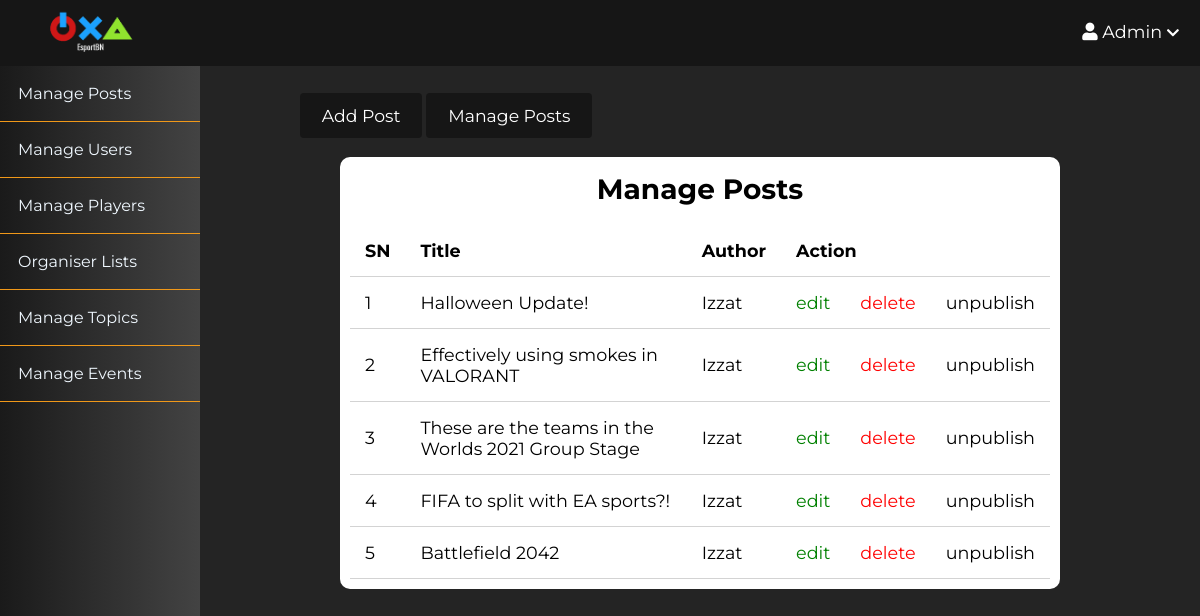
Page /admin/posts/index.php (signed in) on the earlier database version.
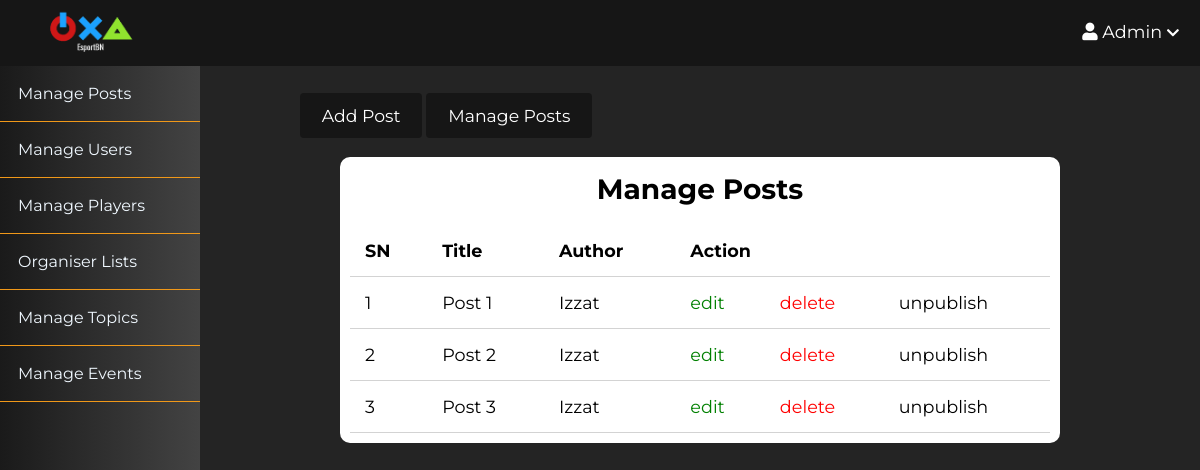
Same page on the later database version.
### tables this page shows
CREATE TABLE `posts` (
  `id` int(11) NOT NULL,
  `user_id` int(11) NOT NULL,
  `topic_id` int(11) DEFAULT NULL,
  `title` varchar(255) NOT NULL,
  `image` varchar(255) NOT NULL,
  `body` text NOT NULL,
  `published` tinyint(4) NOT NULL,
  `created_at` datetime NOT NULL DEFAULT current_timestamp()
);

### app/database/db.php (called while the page is built, shortened)
<?php
require('connect.php');
function selectAll($table, $conditions = [])
{
    global $conn;
    $sql = "SELECT * FROM $table";
    if (empty($conditions)) {
        $stmt = $conn->prepare($sql);
        $stmt->execute();
        $records = $stmt->get_result()->fetch_all(MYSQLI_ASSOC);
        return $records;
    }
}

### app/controllers/posts.php (called while the page is built, shortened)
<?php
include(ROOT_PATH . "/app/database/db.php");
$table = 'posts';
$posts = selectAll($table);

### admin/posts/index.php (the view, shortened to what this page needs)
<?php include(ROOT_PATH . "/app/controllers/posts.php");
?>
<!DOCTYPE html>
<html lang="en">
    <head>
        <link rel="stylesheet"
            href="https://use.fontawesome.com/releases/v5.7.2/css/all.css"
>
        <link rel="stylesheet" href="../../assets/css/style.css">
        <link rel="stylesheet" href="../../assets/css/admin.css">
    </head>
    <body>
    <?php include(ROOT_PATH . "/app/includes/adminHeader.php"); ?>
        <div class="admin-wrapper">
        <?php include(ROOT_PATH . "/app/includes/adminSidebar.php"); ?>
            <div class="admin-content">
                <div class="button-group">
                    <a href="create.php" class="btn btn-big">Add Post</a>
                    <a href="index.php" class="btn btn-big">Manage Posts</a>
                </div>
                <div class="content">
                    <h2 class="page-title">Manage Posts</h2>
                    <table>
                        <thead>
                            <th>SN</th>
                            <th>Title</th>
                            <th>Author</th>
                            <th colspan="3">Action</th>
                        </thead>
                        <tbody>
                            <?php foreach ($posts as $key => $post): ?>
                                <tr>
                                    <td><?php echo $key + 1; ?></td>
                                    <td><?php echo $post['title'] ?></td>
                                    <td>Izzat</td>
                                    <td><a href="edit.php?id=<?php echo $post['id']; ?>" class="edit">edit</a></td>
                                    <td><a href="edit.php?delete_id=<?php echo $post['id']; ?>" class="delete">delete</a></td>
                                    <?php if ($post['published']): ?>
                                        <td><a href="edit.php?published=0&p_id=<?php echo $post['id'] ?>" class="unpublish">unpublish</a></td>
                                    <?php else: ?>
                                        <td><a href="edit.php?published=1&p_id=<?php echo $post['id'] ?>" class="publish">publish</a></td>
                                    <?php endif; ?>
                                </tr>
                            <?php endforeach; ?>
                        </tbody>
                    </table>
                </div>
            </div>
        </div>
    </body>
</html>

Differences in the rows shown:
removed posts: title "Halloween Update!"
removed posts: title "Effectively using smokes in VALORANT"
removed posts: title "These are the teams in the Worlds 2021 Group Stage"
removed posts: title "FIFA to split with EA sports?!"
removed posts: title "Battlefield 2042"
added posts: title "Post 1"
added posts: title "Post 2"
added posts: title "Post 3"
